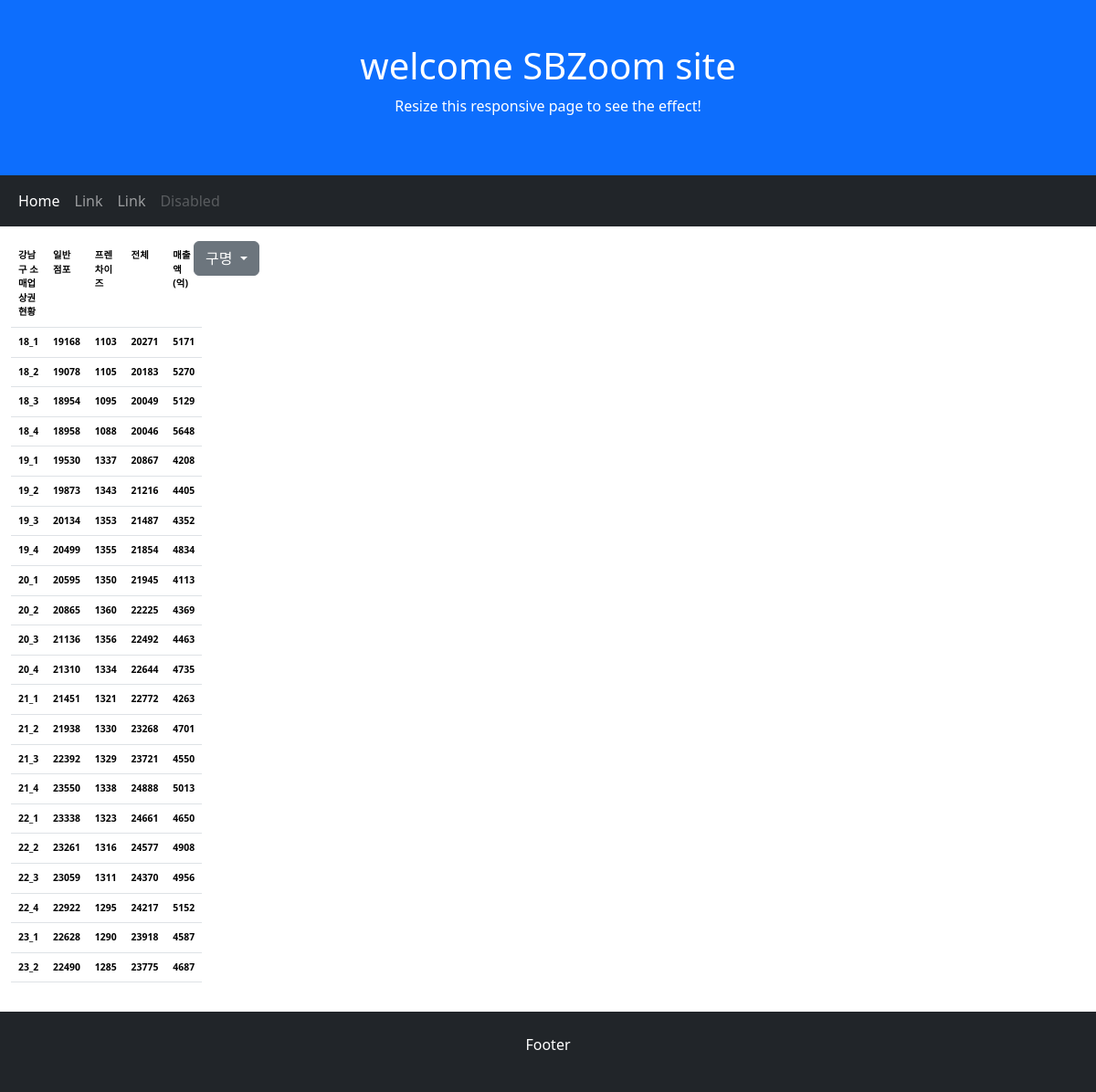
The app's page /SBZoom/kangnam/retail with its own data.
### kangnam/models.py (models this page shows, shortened)
class GuModel(models.Model):
      guName = models.CharField(max_length=100)
      code = models.CharField(max_length=10)
      quarter = models.CharField(max_length=20)
      ilban = models.DecimalField(max_digits=10,decimal_places=0)
      franchise= models.DecimalField(max_digits=10,decimal_places=0)
      total = models.DecimalField(max_digits=10,decimal_places=0)
      sales = models.DecimalField(max_digits=10,decimal_places=0)

### kangnam/views.py (the view)
# urls.py: path("retail", views.retail, name="retail"),
def retail(request):
    q=GuModel.objects.filter(Q(code="R")) #gangnam_gumodel에서 code가 R(소매업)인 데이타
    qlist =[str(a.quarter) for a in q ]
    ilban =[int(a.ilban) for a in q]
    franchise =[int(a.franchise) for a in q]
    total=[int(a.total) for a in q]
    sales=[int(a.sales) for a in q]
    title=['강남구 소매업 상권 현황','일반 점포','프렌차이즈','전체','매출액(억)']
    ana_zip = list(zip(qlist,ilban,franchise,total,sales))
    context={}
    context['guzip'] = guzip
    context['title'] = title
    context['qlist'] = qlist
    context['ilban'] = ilban
    context['franchise'] = franchise
    context['total'] = total
    context['sales'] =  sales
    context['ana_zip'] = ana_zip
    context['menuzip'] = menuzip
    return render(request, 'kangnam/retail.html', context)

### kangnam/templates/kangnam/retail.html (shortened to what this page needs)
{% extends 'base.html'%}
{% load static %}

### dobong/templates/base.html (shortened to what this page needs)
{% load static %}
<!DOCTYPE html>
<html lang="en">
<head>
  <link href="https://cdn.jsdelivr.net/npm/bootstrap@5.3.2/dist/css/bootstrap.min.css" rel="stylesheet">
</head>
<body>
<div class="p-5 bg-primary text-white text-center">
  <h1>welcome SBZoom site</h1>
  <p>Resize this responsive page to see the effect!</p>
</div>
<nav class="navbar navbar-expand-sm bg-dark navbar-dark">
  <div class="container-fluid">
    <ul class="navbar-nav">
      <li class="nav-item">
        <a class="nav-link active" href="/SBZoom">Home</a>
      </li>
      <li class="nav-item">
        <a class="nav-link" href="#">Link</a>
      </li>
      <li class="nav-item">
        <a class="nav-link" href="#">Link</a>
      </li>
      <li class="nav-item">
        <a class="nav-link disabled" href="#">Disabled</a>
      </li>
    </ul>
  </div>
</nav>
<div class="container-fluid mt-3">
    <div class="row">
      <div class="col-sm-2">
        <table class="table" style="font-size:0.65rem; font-weight:bold;">
          <tr'>
           {% for t in title %}
           <td>{{t}}</td>
           {% endfor %}
          {% for gigan,ilban, franchise, total, sale in ana_zip %}
          <tr>
            <td>{{gigan}} </td><td>{{ilban}}</td><td>{{franchise}} </td><td>{{total}}</td><td>{{sale}}</td>
          </tr>
          {% endfor %}
        </table>
      </div>
      <div class="btn-group col-sm-1">
        <div class="dropdown">
           <a class="btn btn-secondary dropdown-toggle" href="#" role="button" id="dropdownMenuLink" data-bs-toggle="dropdown" aria-expanded="false">
            구명
           </a>
        </div>
      </div>
    </div>
</div>
<div class="container-fluid mt-3 p-4 bg-dark text-white text-center">
  <p>Footer</p>
</div>
</body>
</html>

### dobong/templates/base.html (style rules this page uses)
a { text-decoration:none; }

### records on screen
GuModel: quarter "18_1", ilban "19168", franchise "1103", total "20271", sales "5171"
GuModel: quarter "18_2", ilban "19078", franchise "1105", total "20183", sales "5270"
GuModel: quarter "18_3", ilban "18954", franchise "1095", total "20049", sales "5129"
GuModel: quarter "18_4", ilban "18958", franchise "1088", total "20046", sales "5648"
GuModel: quarter "19_1", ilban "19530", franchise "1337", total "20867", sales "4208"
GuModel: quarter "19_2", ilban "19873", franchise "1343", total "21216", sales "4405"
GuModel: quarter "19_3", ilban "20134", franchise "1353", total "21487", sales "4352"
GuModel: quarter "19_4", ilban "20499", franchise "1355", total "21854", sales "4834"
GuModel: quarter "20_1", ilban "20595", franchise "1350", total "21945", sales "4113"
GuModel: quarter "20_2", ilban "20865", franchise "1360", total "22225", sales "4369"
GuModel: quarter "20_3", ilban "21136", franchise "1356", total "22492", sales "4463"
GuModel: quarter "20_4", ilban "21310", franchise "1334", total "22644", sales "4735"
GuModel: quarter "21_1", ilban "21451", franchise "1321", total "22772", sales "4263"
GuModel: quarter "21_2", ilban "21938", franchise "1330", total "23268", sales "4701"
GuModel: quarter "21_3", ilban "22392", franchise "1329", total "23721", sales "4550"
GuModel: quarter "21_4", ilban "23550", franchise "1338", total "24888", sales "5013"
GuModel: quarter "22_1", ilban "23338", franchise "1323", total "24661", sales "4650"
GuModel: quarter "22_2", ilban "23261", franchise "1316", total "24577", sales "4908"
GuModel: quarter "22_3", ilban "23059", franchise "1311", total "24370", sales "4956"
GuModel: quarter "22_4", ilban "22922", franchise "1295", total "24217", sales "5152"
GuModel: quarter "23_1", ilban "22628", franchise "1290", total "23918", sales "4587"
GuModel: quarter "23_2", ilban "22490", franchise "1285", total "23775", sales "4687"

### other values on screen
{{ t }} "강남구 소매업 상권 현황" "일반 점포" "프렌차이즈" "전체" "매출액(억)"
